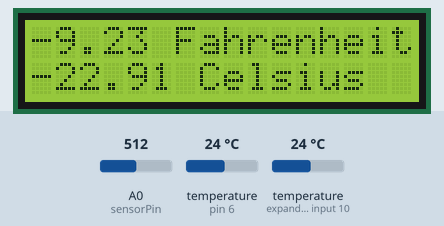
Simulated run of this sketch. Board: Arduino Uno, built with avr-gcc and run on an emulated ATmega328P. Parts: 16×2 character LCD. The test bench sets the inputs (shaded band); at power-on: A0 (sensorPin) = 512, temperature (sensors on pin 6, expander input 10) 24 °C. What the sketch prints to the serial monitor is not drawn.

Above: at 1.3 s.
1.4 s: A0 (sensorPin) set to 716
At 3.2 s:
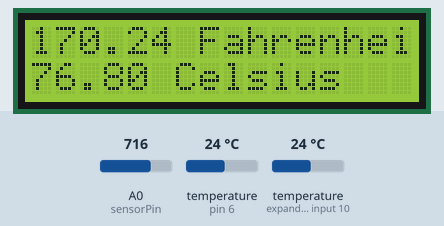
4.5 s: A0 (sensorPin) set to 900
At 6.0 s:
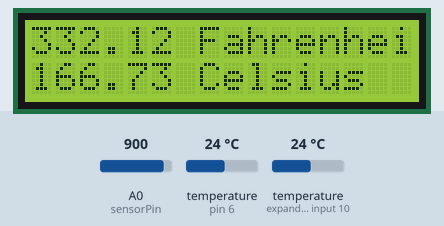
7.6 s: A0 (sensorPin) set to 1023
At 10.6 s:
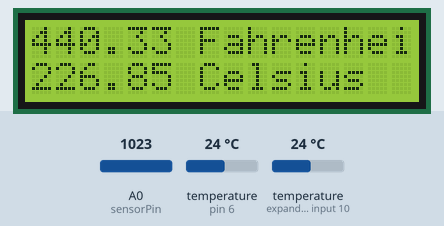
Timing chart, 0 to 12.1 s (numbered marks = the images above; inputs shaded):
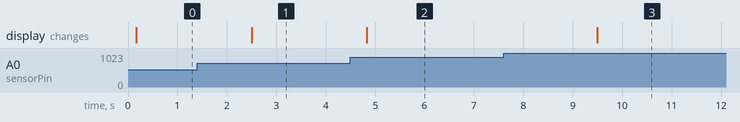

The sketch:

project_24_lcd_thermometer.ino
```cpp
// PROJECT 23
#include <LiquidCrystal.h>
#include <OneWire.h>
#include <DallasTemperature.h>
#define sensorPin 0
#define ONE_WIRE_BUS 6
OneWire oneWire(ONE_WIRE_BUS);
DallasTemperature sensors(&oneWire);
DeviceAddress insideThermometer, outsideThermometer;

float temp_in_celsius = 0;
float temp_in_kelvin = 0;
float temp_in_fahrenheit = 0;
int sensorValue;

LiquidCrystal lcd(12, 11, 5, 4, 3, 2);

void setup() {
  pinMode(sensorPin, INPUT);
  Serial.begin(9600);
  Serial.println("Initializing...");
  lcd.begin(16, 2);

  sensors.begin();
  Serial.print("Locating devices...");
  Serial.print("Found ");
  Serial.print(sensors.getDeviceCount(), DEC);
  Serial.println(" devices.");

  if (!sensors.getAddress(insideThermometer, 0)) Serial.println("Unable to find address for Device 0");
  if (!sensors.getAddress(outsideThermometer, 1)) Serial.println("Unable to find address for Device 1");

  Serial.print("Device 0 Address: ");
  printAddress(insideThermometer);
  Serial.println();

  Serial.print("Device 1 Address: ");
  printAddress(outsideThermometer);
  Serial.println();
}

void printAddress(DeviceAddress deviceAddress)
{
  for (int i = 0; i < 8; i++)
  {
    if (deviceAddress[i] < 16) Serial.print("0");
    Serial.print(deviceAddress[i], HEX);
  }
}

void printTemperature(DeviceAddress deviceAddress)
{
  float tempC = sensors.getTempC(deviceAddress);
  Serial.print("Temp C: ");
  Serial.print(tempC);
  Serial.print(" Temp F: ");
  Serial.print(DallasTemperature::toFahrenheit(tempC));
}

void printData(DeviceAddress deviceAddress)
{
  Serial.print("Device Address: ");
  printAddress(deviceAddress);
  Serial.print(" ");
  printTemperature(deviceAddress);
  Serial.println();
}

void loop() {
  sensorValue = analogRead(sensorPin);
  temp_in_kelvin = (((float(sensorValue) / 1023) * 5) * 100);
  temp_in_celsius = temp_in_kelvin - 273.15;
  temp_in_fahrenheit = (temp_in_celsius * 1.8) + 32;

  display();

  Serial.print("Requresting temperatures...");
  sensors.requestTemperatures();
  Serial.println("DONE");
  printData(insideThermometer);
  printData(outsideThermometer);
  Serial.println();
  delay(1000);
}

void display() {
  Serial.print("Celsius: ");
  Serial.println(temp_in_celsius);
  Serial.print("Fahrenheit: ");
  Serial.println(temp_in_fahrenheit);
  Serial.println();

  lcd.clear();
  lcd.print(temp_in_fahrenheit);
  lcd.print(" Fahrenheit");
  lcd.setCursor(0, 1);
  lcd.print(temp_in_celsius);
  lcd.print(" Celsius");
  delay(500);
}
```

Measured:
- after the input at 1.4 s, the display: changes after 1.1 s (image 1)
- after the input at 4.5 s, the display: changes after 0.33 s (image 2)
- after the input at 7.6 s, the display: changes after 1.9 s (image 3)
